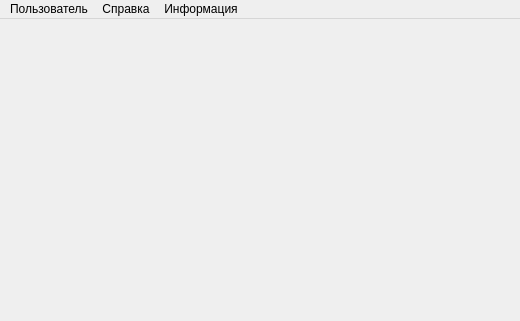
<?xml version="1.0" encoding="UTF-8"?>
<ui version="4.0">
 <class>MainWindow</class>
 <widget class="QMainWindow" name="MainWindow">
  <property name="geometry">
   <rect>
    <x>0</x>
    <y>0</y>
    <width>520</width>
    <height>321</height>
   </rect>
  </property>
  <property name="windowTitle">
   <string>Книжные магазины</string>
  </property>
  <widget class="QMenuBar" name="menuBar">
   <property name="geometry">
    <rect>
     <x>0</x>
     <y>0</y>
     <width>520</width>
     <height>23</height>
    </rect>
   </property>
   <widget class="QMenu" name="menu">
    <property name="title">
     <string>Пользователь</string>
    </property>
   </widget>
   <widget class="QMenu" name="menu_2">
    <property name="title">
     <string>Справка</string>
    </property>
   </widget>
   <widget class="QMenu" name="menu_3">
    <property name="title">
     <string>Информация</string>
    </property>
   </widget>
   <addaction name="menu"/>
   <addaction name="menu_2"/>
   <addaction name="menu_3"/>
  </widget>
  <action name="openAction">
   <property name="text">
    <string>Открыть</string>
   </property>
  </action>
  <action name="exitAction">
   <property name="text">
    <string>Выход</string>
   </property>
  </action>
  <action name="viewBooksAction">
   <property name="text">
    <string>Просмотр книг</string>
   </property>
  </action>
  <action name="addBookAction">
   <property name="text">
    <string>Добавить книгу</string>
   </property>
  </action>
  <action name="aboutAction">
   <property name="text">
    <string>О программе</string>
   </property>
  </action>
 </widget>
 <resources/>
 <connections/>
</ui>
